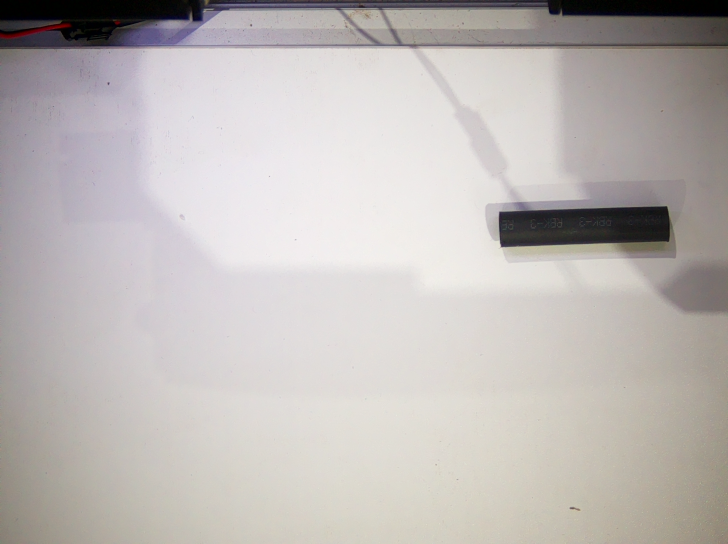
#> input picture backend/storage/reference/sleeve/capture5_source.png, 1456 x 1088 px (shown at 1/2 size)
$ python build_sleeve_reference.py ../backend/storage/reference/sleeve/capture5_source.png
#> lines starting #> are read from the running program, lines starting #| are printed output that depends on the picture; after the words box and inside, x2 and y2 are one past the last pixel; in counts of white or black regions, pixels touching at a corner belong together
### scripts/measure_welding_splice_sleeve.py
#!/usr/bin/env python3
"""
Measure welding splice and heat-shrink sleeve on inspection images.

Supports full assembly (welding splice + sleeve), welding-splice-only, and sleeve-only captures.
Welding-splice-only images use expanded copper segmentation and axis-profile refinement.

Definitions (top-down camera):
  Length (L) — extent along the component's main axis (wire direction / tube axis).
  Height (H) — cross-section perpendicular to that axis (welding splice thickness, sleeve OD).

Scale: px/mm from a calibration session (calibration.json) or --px-per-mm.

Examples:
  python3 scripts/measure_welding_splice_sleeve.py image.png
  python3 scripts/measure_welding_splice_sleeve.py image.png --annotate-out /tmp/out.png
  python3 scripts/measure_welding_splice_sleeve.py image.png --calibration backend/storage/Calibration/session_20260517_081705
  python3 scripts/measure_welding_splice_sleeve.py backend/storage/image_history/12/*.png --json-out results.json
"""

from __future__ import annotations

import argparse
import json
import sys
from dataclasses import asdict, dataclass, field
from datetime import datetime, timezone
from pathlib import Path
from typing import Any, Dict, List, Optional, Sequence, Tuple

import cv2
import numpy as np

_SCRIPT_DIR = Path(__file__).resolve().parent
_REPO_ROOT = _SCRIPT_DIR.parent
_DEFAULT_CALIB = _REPO_ROOT / "backend" / "storage" / "Calibration"
_SLEEVE_REF_DIR = _REPO_ROOT / "backend" / "storage" / "reference" / "sleeve"
_SLEEVE_REF_JSON = _SLEEVE_REF_DIR / "sleeve_reference.json"
_SLEEVE_REF_CACHE: Optional[Dict[str, Any]] = None

# BGR drawing colors
_COLOR_WELDING_SPLICE = (0, 140, 255)
_COLOR_SLEEVE = (255, 0, 255)
_COLOR_LENGTH = (0, 140, 255)
_COLOR_HEIGHT = (0, 255, 255)


@dataclass
class AxisMeasurement:
    """Oriented size from contour PCA."""

    length_px: float
    height_px: float
    axis_angle_deg: float
    centroid: Tuple[float, float]
    major_unit: Tuple[float, float]
    minor_unit: Tuple[float, float]

    @property
    def length_mm(self) -> float:
        return self._mm(self.length_px)

    @property
    def height_mm(self) -> float:
        return self._mm(self.height_px)

    _px_per_mm: float = 5.1

    def _mm(self, px: float) -> float:
        return px / self._px_per_mm if self._px_per_mm > 0 else 0.0

    # [8 lines left out: function to_mm_dict, not called in this run]


@dataclass
class ComponentResult:
    name: str
    found: bool
    measurement: Optional[AxisMeasurement] = None
    contour: Optional[np.ndarray] = None
    aabb: Optional[Tuple[int, int, int, int]] = None
    debug: Dict[str, Any] = field(default_factory=dict)

    # [16 lines left out: function to_dict, not called in this run]


@dataclass
class ImageMeasurementResult:
    image_path: str
    image_size: Tuple[int, int]
    px_per_mm: float
    px_per_mm_source: str
    cable_band_y: Optional[Tuple[int, int]] = None
    welding_splice: Optional[ComponentResult] = None
    sleeve: Optional[ComponentResult] = None
    errors: List[str] = field(default_factory=list)
    # uint8 masks (0/255) aligned with measurement contours
    welding_splice_mask: Optional[np.ndarray] = field(default=None, repr=False)
    sleeve_mask: Optional[np.ndarray] = field(default=None, repr=False)

    # [46 lines left out: functions to_dict, load_px_per_mm, not called in this run]


def _largest_contour(mask: np.ndarray, min_area: float) -> Optional[np.ndarray]:
    cnts, _ = cv2.findContours(mask, cv2.RETR_EXTERNAL, cv2.CHAIN_APPROX_SIMPLE)
    best = None
    best_area = min_area
    for c in cnts:
        a = cv2.contourArea(c)
        if a >= best_area:
            best_area = a
            best = c
    return best


# [1312 lines left out: functions _pca_measurement, _pca_measurement_welding_splice, detect_cable_band, _is_likely_sleeve_only_scene, _refined_welding_splice_barrel_ok, _refined_welding_splice_geometry_ok and 20 more, not called in this run]


def _build_tube_mask(img: np.ndarray) -> np.ndarray:
    return _tube_mask(img, morph_close_iters=2, gray_thr=115)


def load_sleeve_reference() -> Optional[Dict[str, Any]]:
    """Load matte black sleeve color/geometry profile (capture5 + capture8)."""
    global _SLEEVE_REF_CACHE
    if _SLEEVE_REF_CACHE is not None:
        return _SLEEVE_REF_CACHE
    if not _SLEEVE_REF_JSON.is_file():
        return None
    try:
        data = json.loads(_SLEEVE_REF_JSON.read_text(encoding="utf-8"))
    except (OSError, json.JSONDecodeError):
        return None
    _SLEEVE_REF_CACHE = data
    return data


# [405 lines left out: functions _matte_tube_mask_reference, _blob_fill_ratio, _color_match_reference, _score_reference_tube_blob, _pick_reference_seed_contour, _matte_column_at and 5 more, not called in this run]


def _contour_axis_frame(
    contour: np.ndarray,
) -> Tuple[np.ndarray, np.ndarray, np.ndarray, float, float]:
    pts = contour.reshape(-1, 2).astype(np.float64)
    mean = pts.mean(axis=0)
    centered = pts - mean
    _, _, vh = np.linalg.svd(centered, full_matrices=False)
    major = vh[0].astype(np.float64)
    perp = vh[1].astype(np.float64)
    if major[0] < 0:
        major = -major
        perp = -perp
    major /= np.linalg.norm(major)
    perp /= np.linalg.norm(perp)
    along = centered @ major
    return mean, major, perp, float(along.min()), float(along.max())


def _reference_tube_half_cap(ref: Optional[Dict[str, Any]]) -> float:
    if ref is None:
        return 45.0
    ep = ref.get("edge_profile") or {}
    if ep.get("half_width_median"):
        return float(ep["half_width_median"])
    profs = ref.get("profiles", [])
    if profs:
        return float(np.median([p["aabb"][3] for p in profs])) * 0.52
    return 45.0


def _tube_edges_along_perp(
    gray: np.ndarray,
    hsv: np.ndarray,
    center: np.ndarray,
    perp: np.ndarray,
    half_cap: float,
    gray_thr: float,
    ref: Optional[Dict[str, Any]],
) -> Optional[Tuple[float, float, float]]:
    """
    Find top/bottom tube edges on a perpendicular slice using reference gray/sat
    limits from capture5/8. Ignores interior text edges; caps span to golden OD.
    """
    h, w = gray.shape[:2]
    cx, cy = float(center[0]), float(center[1])
    sat_max = 72.0
    if ref is not None:
        sat_max = float(ref.get("sat_max", 72))
    scan = int(max(24, half_cap * 2.4))
    ts: List[float] = []
    for t in np.linspace(-scan, scan, scan * 2 + 1):
        px = int(round(cx + perp[0] * t))
        py = int(round(cy + perp[1] * t))
        if 0 <= px < w and 0 <= py < h:
            if gray[py, px] < gray_thr and hsv[py, px, 1] < sat_max:
                ts.append(t)
    if len(ts) < 5:
        return None
    arr = np.array(ts, dtype=np.float64)
    t_lo = float(np.percentile(arr, 8))
    t_hi = float(np.percentile(arr, 92))
    t_ctr = float(np.median(arr))
    half = min((t_hi - t_lo) / 2.0, half_cap)
    return t_ctr - half, t_ctr + half, t_ctr


def _refine_full_tube_mask(
    img: np.ndarray,
    init_contour: np.ndarray,
) -> Tuple[Optional[np.ndarray], Optional[np.ndarray], Dict[str, Any]]:
    """
    Rebuild a solid full-tube mask by marching along the tube axis and fitting
    top/bottom edges (shadow on the lower side is capped).
    """
    h, w = img.shape[:2]
    debug: Dict[str, Any] = {"refined_full_tube": True}
    mean, major, perp, s_min, s_max = _contour_axis_frame(init_contour)

    gray = cv2.cvtColor(img, cv2.COLOR_BGR2GRAY)
    hsv = cv2.cvtColor(img, cv2.COLOR_BGR2HSV)
    ref = load_sleeve_reference()

    seed = np.zeros((h, w), np.uint8)
    cv2.drawContours(seed, [init_contour], -1, 255, -1)
    samples = gray[seed > 0]
    if samples.size < 50:
        return None, init_contour, {**debug, "refine_skipped": "seed_too_small"}
    ref_cap = int(ref.get("gray_cap", 96)) if ref is not None else 96
    gray_thr = float(min(ref_cap, np.percentile(samples, 90) + 8))
    if ref is not None:
        gray_thr = min(gray_thr, float(ref.get("gray_max", 73)) + 18)
    debug["gray_thr"] = round(gray_thr, 1)

    half_cap = _reference_tube_half_cap(ref)
    debug["half_cap_px"] = round(half_cap, 1)

    stations: List[Tuple[float, float, float]] = []
    step = 2.0
    s = s_min
    while s <= s_max + step * 0.5:
        center = mean + major * s
        edges = _tube_edges_along_perp(gray, hsv, center, perp, half_cap, gray_thr, ref)
        if edges is not None:
            t_top, t_bot, _ = edges
            stations.append((s, t_top, t_bot))
        s += step

    if len(stations) < 12:
        return None, init_contour, {**debug, "refine_skipped": "too_few_stations"}

    ods = np.array([st[2] - st[1] for st in stations], dtype=np.float64)
    peak_od = float(np.percentile(ods, 90))
    od_floor = peak_od * 0.42
    med_od = float(np.median(ods))
    half_cap = min(med_od * 0.50, _reference_tube_half_cap(ref))
    debug["peak_od_px"] = round(peak_od, 1)
    debug["median_od_px"] = round(med_od, 1)
    debug["half_cap_px"] = round(half_cap, 1)

    top_pts: List[np.ndarray] = []
    bot_pts: List[np.ndarray] = []
    kept = 0
    for s_val, t_top, t_bot in stations:
        t_ctr = (t_top + t_bot) / 2.0
        t_top = t_ctr - half_cap
        t_bot = t_ctr + half_cap
        od = t_bot - t_top
        if od < od_floor:
            continue
        top_pts.append(mean + major * s_val + perp * t_top)
        bot_pts.append(mean + major * s_val + perp * t_bot)
        kept += 1

    debug["profile_stations"] = kept
    if kept < 10:
        return None, init_contour, {**debug, "refine_skipped": "stations_after_trim"}

    mask = np.zeros((h, w), np.uint8)
    for i in range(len(top_pts) - 1):
        quad = np.array(
            [top_pts[i], top_pts[i + 1], bot_pts[i + 1], bot_pts[i]],
            dtype=np.int32,
        )
        cv2.fillConvexPoly(mask, quad, 255)

    mask = cv2.morphologyEx(
        mask,
        cv2.MORPH_CLOSE,
        cv2.getStructuringElement(cv2.MORPH_RECT, (9, 9)),
        1,
    )
    contour = _largest_contour(mask, 800)
    if contour is None:
        return None, init_contour, {**debug, "refine_skipped": "empty_refined_mask"}

    area = cv2.contourArea(contour)
    x, y, bw, bh = cv2.boundingRect(contour)
    debug["fill_ratio"] = round(area / max(bw * bh, 1), 3)
    out = np.zeros((h, w), np.uint8)
    cv2.drawContours(out, [contour], -1, 255, -1)
    debug["aabb"] = [int(x), int(y), int(bw), int(bh)]
    return out, contour, debug


# [1523 lines left out: functions _detect_sleeve_mask_standalone, _welding_splice_anchor_reliable, _sleeve_mask_needs_reference_shape, _sleeve_axis_measurement, _welding_splice_axis, _sleeve_station_sample and 25 more, not called in this run]


# [2 lines that do not run on import are left out]

### scripts/build_sleeve_reference.py
#!/usr/bin/env python3
"""
Build heat-shrink sleeve reference masks and profile from golden captures.

Default sources: backend/storage/Measurement/Data/capture5.png, capture8.png
Output: backend/storage/reference/sleeve/

  sleeve_reference.json
  capture5_mask.png, capture8_mask.png
  capture5_source.png, capture8_source.png (copies)

Usage:
  python3 scripts/build_sleeve_reference.py
  python3 scripts/build_sleeve_reference.py path/to/sleeve.png ...
"""

from __future__ import annotations

import json
import sys
from pathlib import Path
from typing import Any, Dict, List, Tuple

import cv2
import numpy as np

_SCRIPT_DIR = Path(__file__).resolve().parent
sys.path.insert(0, str(_SCRIPT_DIR))

from measure_welding_splice_sleeve import (  # noqa: E402
    _contour_axis_frame,
    _largest_contour,
    _refine_full_tube_mask,
    _tube_edges_along_perp,
)

_REPO = _SCRIPT_DIR.parent
_DEFAULT_SOURCES = [
    _REPO / "backend/storage/Measurement/Data/capture5.png",
    _REPO / "backend/storage/Measurement/Data/capture8.png",
]
_REF_DIR = _REPO / "backend/storage/reference/sleeve"


def _seed_mask(img: np.ndarray) -> np.ndarray:
    gray = cv2.cvtColor(img, cv2.COLOR_BGR2GRAY)
    hsv = cv2.cvtColor(img, cv2.COLOR_BGR2HSV)
    colored = cv2.inRange(
        hsv,
        np.array([20, 55, 40], dtype=np.uint8),
        np.array([135, 255, 255], dtype=np.uint8),
    )
    seed = ((gray < 95) & (hsv[:, :, 1] < 70) & (colored == 0)).astype(np.uint8) * 255
    seed = cv2.morphologyEx(
        seed, cv2.MORPH_OPEN, cv2.getStructuringElement(cv2.MORPH_RECT, (5, 5))
    )
    seed = cv2.morphologyEx(
        seed, cv2.MORPH_CLOSE, cv2.getStructuringElement(cv2.MORPH_RECT, (25, 5))
    )
    return seed


def _edge_profile_from_contour(
    img: np.ndarray,
    contour: np.ndarray,
    gray_cap: int = 96,
) -> Dict[str, Any]:
    """Per-axis edge half-widths from a golden full-tube mask (capture5/8)."""
    gray = cv2.cvtColor(img, cv2.COLOR_BGR2GRAY)
    hsv = cv2.cvtColor(img, cv2.COLOR_BGR2HSV)
    mean, major, perp, s_min, s_max = _contour_axis_frame(contour)
    span = max(s_max - s_min, 1.0)
    half_widths: List[float] = []
    step = 3.0
    s = s_min
    while s <= s_max + step * 0.5:
        center = mean + major * s
        edges = _tube_edges_along_perp(
            gray, hsv, center, perp, 80.0, float(gray_cap), None
        )
        if edges is not None:
            half_widths.append((edges[1] - edges[0]) / 2.0)
        s += step
    if not half_widths:
        return {}
    arr = np.array(half_widths, dtype=np.float64)
    return {
        "half_width_median": round(float(np.median(arr)), 2),
        "half_width_p90": round(float(np.percentile(arr, 90)), 2),
        "stations": len(half_widths),
    }


def build_one(img_path: Path) -> Tuple[np.ndarray, np.ndarray, Dict[str, Any]]:
    img = cv2.imread(str(img_path))
    if img is None:
        raise FileNotFoundError(img_path)
    h, w = img.shape[:2]
    seed = _seed_mask(img)
    contour = _largest_contour(seed, 3000)
    if contour is None:
        raise RuntimeError(f"no tube seed in {img_path.name}")

    refined_mask, refined_contour, _ = _refine_full_tube_mask(img, contour)
    mask = refined_mask.copy() if refined_mask is not None else seed.copy()
    gray = cv2.cvtColor(img, cv2.COLOR_BGR2GRAY)
    mask[gray >= 96] = 0
    contour = _largest_contour(mask, 800)
    if contour is None:
        raise RuntimeError(f"refined mask empty for {img_path.name}")

    out = np.zeros((h, w), np.uint8)
    cv2.drawContours(out, [contour], -1, 255, -1)

    pts = out > 0
    hsv = cv2.cvtColor(img, cv2.COLOR_BGR2HSV)
    g = gray[pts]
    s = hsv[:, :, 1][pts]
    x, y, bw, bh = cv2.boundingRect(contour)
    area = float(cv2.contourArea(contour))
    profile: Dict[str, Any] = {
        "source": img_path.name,
        "aabb": [int(x), int(y), int(bw), int(bh)],
        "area": area,
        "elong": max(bw, bh) / max(1, min(bw, bh)),
        "fill": area / max(bw * bh, 1),
        "gray_p5": int(np.percentile(g, 5)),
        "gray_p50": int(np.percentile(g, 50)),
        "gray_p90": int(np.percentile(g, 90)),
        "gray_p95": int(np.percentile(g, 95)),
        "sat_p50": int(np.percentile(s, 50)),
        "sat_p90": int(np.percentile(s, 90)),
    }
    return img, out, profile


def build_reference(sources: List[Path], out_dir: Path) -> Path:
    out_dir.mkdir(parents=True, exist_ok=True)
    profiles: List[Dict[str, Any]] = []
    edge_profiles: List[Dict[str, Any]] = []
    for src in sources:
        img, mask, prof = build_one(src)
        stem = src.stem
        cv2.imwrite(str(out_dir / f"{stem}_mask.png"), mask)
        cv2.imwrite(str(out_dir / f"{stem}_source.png"), img)
        profiles.append(prof)
        c = _largest_contour(mask, 800)
        if c is not None:
            ep = _edge_profile_from_contour(img, c)
            if ep:
                ep["source"] = src.name
                edge_profiles.append(ep)
        print(f"  {src.name}: aabb={prof['aabb']} area={prof['area']:.0f}")

    edge_profile: Dict[str, Any] = {}
    if edge_profiles:
        edge_profile = {
            "half_width_median": round(
                float(np.median([e["half_width_median"] for e in edge_profiles])), 2
            ),
            "half_width_p90": round(
                float(np.median([e["half_width_p90"] for e in edge_profiles])), 2
            ),
            "sources": [e.get("source") for e in edge_profiles],
        }

    ref = {
        "version": 1,
        "sources": [p.name for p in sources],
        "description": "Matte black RBK-3 heat-shrink tube on white background.",
        "gray_max": int(max(p["gray_p95"] for p in profiles) + 8),
        "gray_seed": int(np.median([p["gray_p90"] for p in profiles])),
        "gray_p50_target": int(np.median([p["gray_p50"] for p in profiles])),
        "sat_max": int(max(p["sat_p90"] for p in profiles) + 15),
        "sat_median_target": int(np.median([p["sat_p50"] for p in profiles])),
        "gray_cap": 96,
        "elong_min": 2.8,
        "elong_max": 12.0,
        "fill_min": 0.38,
        "fill_max": 0.88,
        "min_area_px": int(min(p["area"] for p in profiles) * 0.38),
        "min_length_px": int(min(p["aabb"][2] for p in profiles) * 0.75),
        "min_height_px": 12,
        "max_height_px": int(max(p["aabb"][3] for p in profiles) * 1.35),
        "max_width_frac": 0.55,
        "morph_close_h": 25,
        "morph_close_v": 5,
        "profiles": profiles,
        "edge_profile": edge_profile,
    }
    json_path = out_dir / "sleeve_reference.json"
    json_path.write_text(json.dumps(ref, indent=2) + "\n", encoding="utf-8")
    return json_path


def main() -> int:
    sources = [Path(p) for p in sys.argv[1:]] if len(sys.argv) > 1 else _DEFAULT_SOURCES
    for p in sources:
        if not p.is_file():
            print(f"Missing: {p}", file=sys.stderr)
            return 1
    print(f"Building sleeve reference -> {_REF_DIR}")
    json_path = build_reference(sources, _REF_DIR)
#> in build_one, img is the input picture: shape (1088, 1456, 3); mean B, G, R 182.3, 184.5, 189.7
#> in _seed_mask, `colored = cv2.inRange( hsv, np.array([20, 55, 40], dtype=np.uint8), np..`:
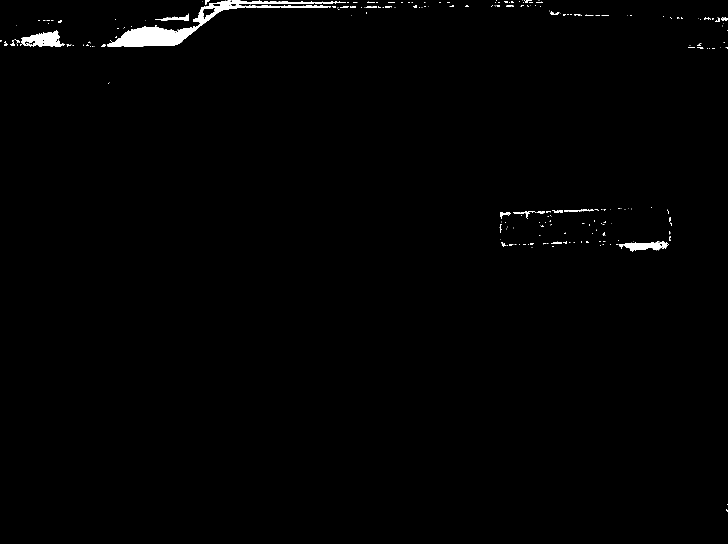
#> colored: shape (1088, 1456) (shown at 1/2 size); 0.83% white; 264 white regions (227 under 20 px), largest, box (x1, y1, x2, y2) and area: (214, 0, 692, 94) 7674, (42, 61, 130, 94) 1634, (1238, 484, 1338, 503) 1068
#> in _seed_mask, `seed = ((gray < 95) & (hsv[:, :, 1] < 70) & (colored == 0)).astype(np...`:
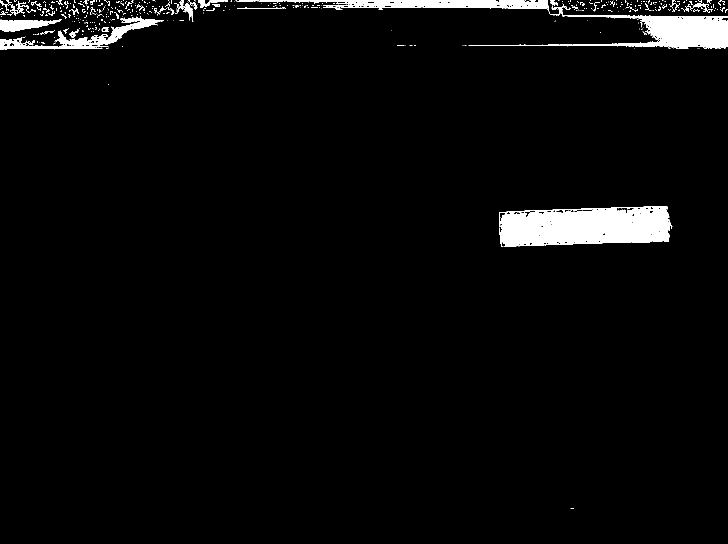
#> seed: shape (1088, 1456) (shown at 1/2 size); 3.3% white; 499 white regions (439 under 20 px), largest, box (x1, y1, x2, y2) and area: (998, 412, 1342, 494) 22506, (472, 0, 1456, 98) 17805, (0, 32, 328, 99) 4676
#> in _seed_mask, `seed = cv2.morphologyEx( seed, cv2.MORPH_OPEN, cv2.getStructuringEleme..`:
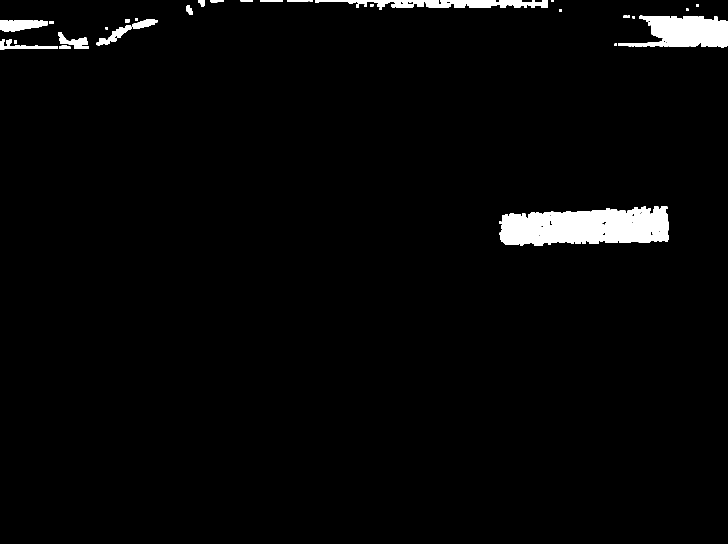
#> seed: shape (1088, 1456) (shown at 1/2 size); 2.6% white; 41 white regions (1 under 20 px), largest, box (x1, y1, x2, y2) and area: (999, 413, 1338, 492) 21073, (1236, 31, 1456, 95) 9199, (654, 0, 1096, 15) 4051
#> in _seed_mask, `seed = cv2.morphologyEx( seed, cv2.MORPH_CLOSE, cv2.getStructuringElem..`:
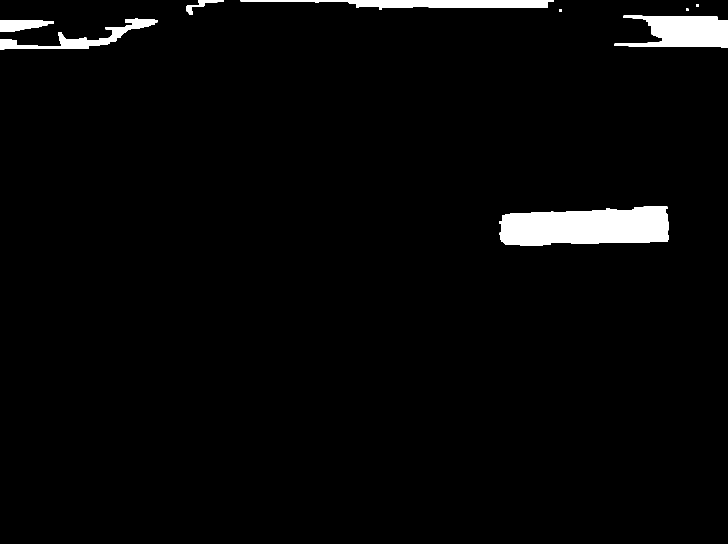
#> seed: shape (1088, 1456) (shown at 1/2 size); 2.9% white; 9 white regions
#> in _largest_contour, `cnts, _ = cv2.findContours(mask, cv2.RETR_EXTERNAL, cv2.CHAIN_APPROX_S..`: cnts = 9 contours, 1 with area under 20; largest, box (x1, y1, x2, y2) and area: (998, 413, 1338, 492) 21592, (1229, 31, 1456, 95) 9434, (481, 0, 1108, 20) 6064, (0, 36, 315, 99) 4182, (0, 40, 108, 63) 1623, (372, 0, 448, 30) 503, (1119, 18, 1124, 24) 20, (1392, 9, 1398, 14) 20
#> (the rest of the program and of its run is left out)
